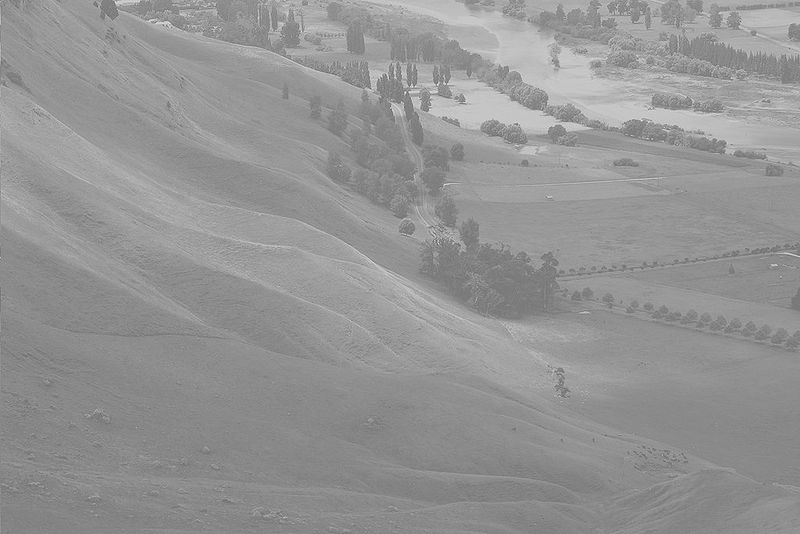
#> input picture images/hawkes.jpg, 800 x 534 px, found by its file name
$ jupyter execute 01_histogram_equalization.ipynb
#> lines starting #> are read from the running program, lines starting #| are printed output that depends on the picture
# Histogram Equalization

### imports

[cell 1]
import cv2
import numpy as np
from matplotlib import pyplot as plt
import random

### main variables

[cell 2]
image_path = 'images/hawkes.jpg'

G = 256

### functions

[cell 3]
#Source: https://stackoverflow.com/a/42314798

def plotimage(img, title=None, figsize=None):
    h = img.shape[0]
    w = img.shape[1]
    dpi = 80
    if figsize is None:
        figsize = w / float(dpi), h / float(dpi)
    fig = plt.figure(figsize=figsize)
    ax = fig.add_axes([0, 0, 1, 1])
    ax.axis('off')
    ax.imshow(img, cmap='gray')
    if title:
        plt.title(title)
    plt.show()

[cell 4]
def histogram(gray):
    hist = np.array([0]*G)
    c=0
    for row in gray:
        for pixel in row:
            hist[pixel]+=1
    return hist

[cell 5]
def plot_histogram(hist, width=0.5, figsize=(15,5), xlabel='Color', ylabel='Intensity', title='Histogram'):
    plt.figure(figsize=figsize)
    plt.bar(list(range(len(hist))),hist,width=width)
    plt.ylabel(xlabel)
    plt.xlabel(ylabel)
    plt.title(title)

    plt.show()

### Read Image

[cell 6]
img = cv2.imread(image_path)
#> img is the input picture: shape (534, 800, 3); min 86, max 246, mean 148
gray = cv2.cvtColor(img, cv2.COLOR_BGR2GRAY)
plotimage(gray, 'Grayscale Image')

### Histogram

[cell 7]
hist = histogram(gray)
#> after the loop in histogram, `for row in gray:`: hist = 256 values, max 15946 at index 138, min 0 at index 0, mean 1668.8

[cell 8]
plot_histogram(hist)
#> in plot_histogram, `plt.show()`:
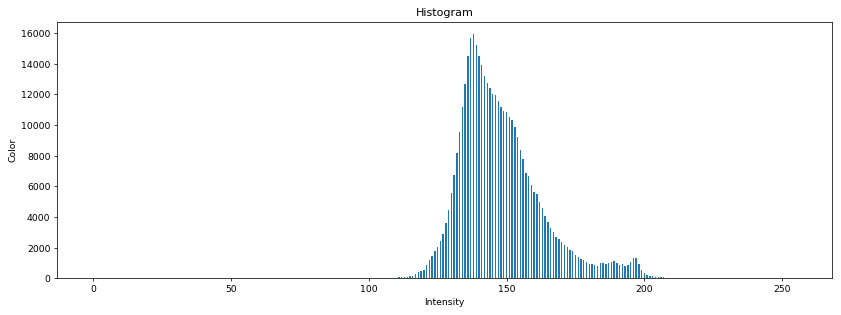
#> figure drawn by matplotlib, 1 panel; tallest bar 15946 high, from x = 137.8 to 138.2

### Cumulative Histogram

[cell 9]
hist_cum = hist.copy()
#> hist_cum has the same summary as hist in histogram
for i in range(len(hist)-1):
    hist_cum[i+1]+=hist_cum[i]
#> after the loop, hist_cum = 256 values from 0 to 427200


plot_histogram(hist_cum,title='Cumulative Histogram')
#> call 2 of plot_histogram, with hist = array of shape (256,), width = 0.5, figsize = (15, 5), xlabel = 'Color', ylabel = 'Intensity', title = 'Cumulative Histogram'
#> in plot_histogram (call 2), `plt.show()`:
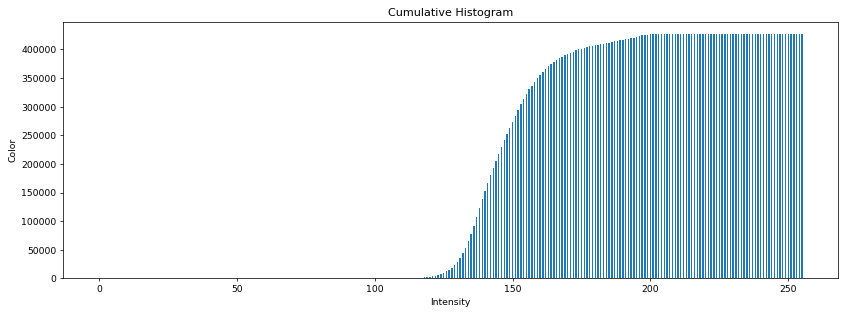
#> figure drawn by matplotlib, 1 panel

### Equalization

[cell 10]
t = np.round((G-1)/(gray.shape[0]*gray.shape[1])*hist_cum)
#> t = 256 values from 0 to 255

output = gray.copy()

for i in range(gray.shape[0]):
    for j in range(gray.shape[1]):
        output[i,j] = t[output[i,j]]
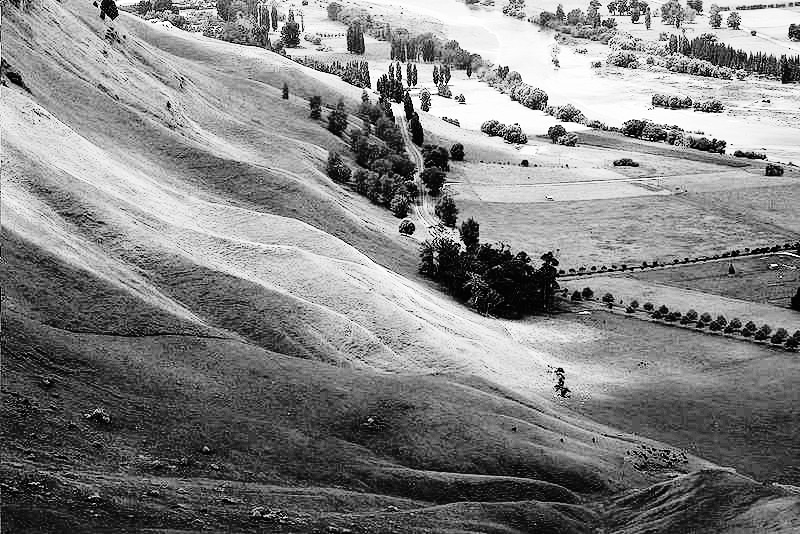
#> output: shape (534, 800); min 0, max 255, mean 130.4

print("before")
plotimage(gray)
print("after")
plotimage(output)

[cell 11]
hist_after = histogram(output)
#> hist_after = 256 values, max 15946 at index 74, min 0 at index 8, mean 1668.8
plot_histogram(hist_after, title="Equalized Histogram")
#> call 3 of plot_histogram, with hist = array of shape (256,), width = 0.5, figsize = (15, 5), xlabel = 'Color', ylabel = 'Intensity', title = 'Equalized Histogram'
#> in plot_histogram (call 3), `plt.show()`:
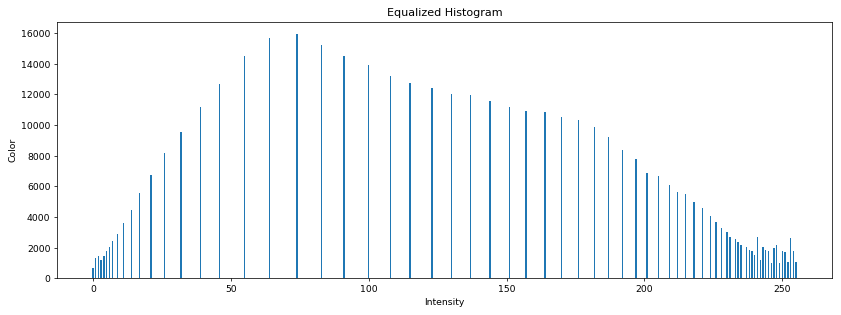
#> figure drawn by matplotlib, 1 panel; tallest bar 15946 high, from x = 73.75 to 74.25
